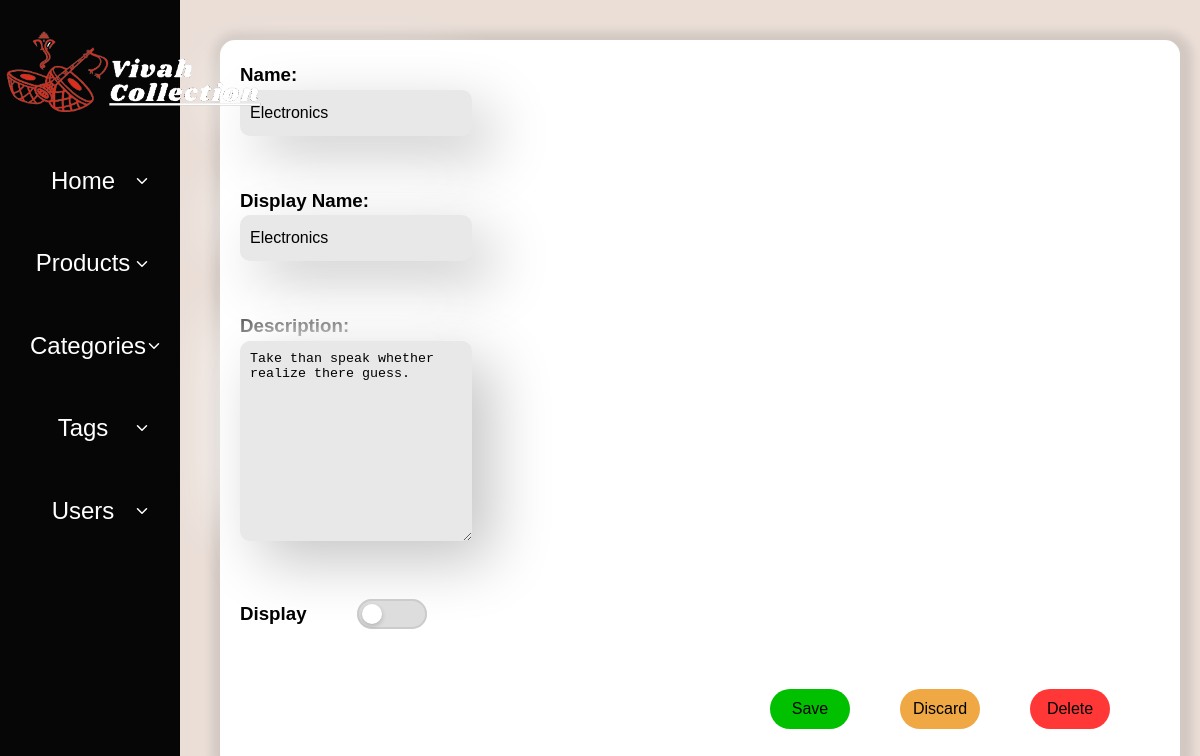
Before: /dashboard/category/1 (signed in) with the older database file.
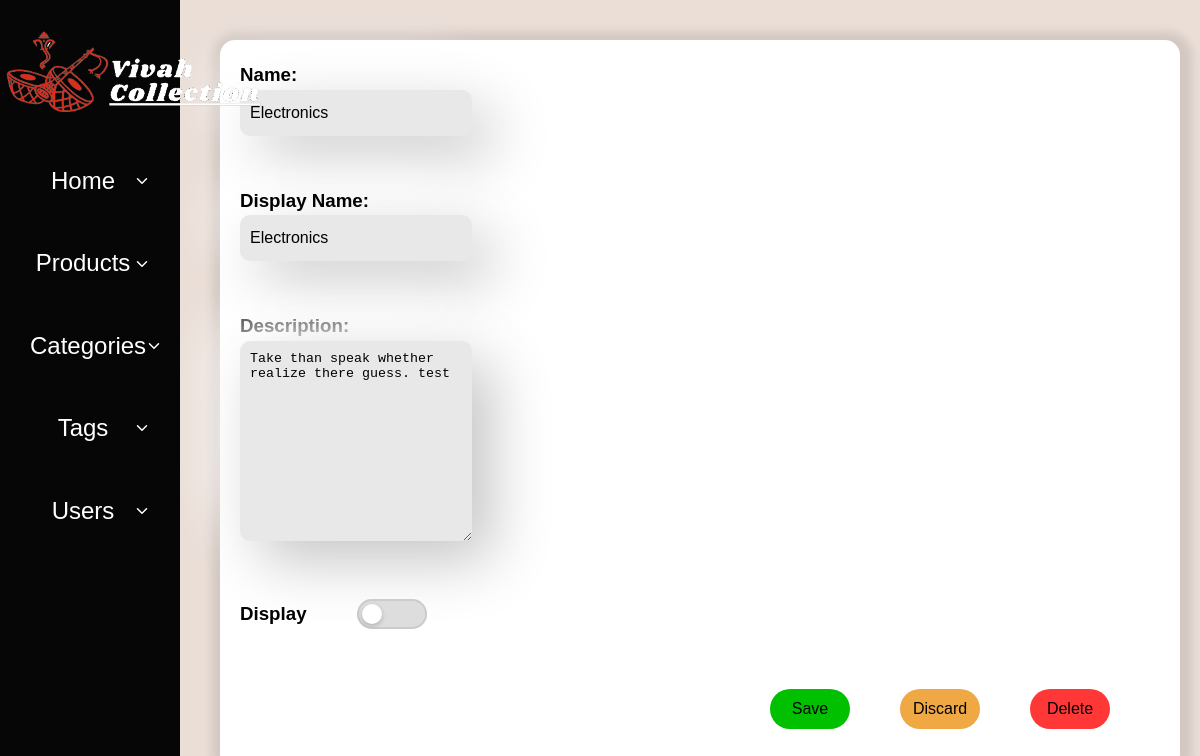
After: the same page with the newer database file.
### inventory/models.py (models this page shows, shortened)
class Category(models.Model):
    category_id = models.AutoField(primary_key=True)
    name = models.CharField(max_length=200)
    display_name = models.CharField(max_length=200)
    description = models.TextField(blank=True, null=True)
    display = models.BooleanField(blank=False,default=True)

### dashboard/views.py (the view)
# urls.py: path('dashboard/category',categories,name='dashboard-category'),
@login_required(login_url='login')
def category(request: Request,id):
    categories = get_categories(id)
    context = {
        'categories': categories,
    }
    return render(request,'dashboard/category/category.html',context=context)

### inventory/utils.py (called while the page is built)
def get_categories(id:int = None):
    if id:
        categories = Category.objects.all().filter(category_id=id)
    else:
        categories = Category.objects.all()
    return categories

### templates/dashboard/category/category.html (shortened to what this page needs)
{% extends "dashboard/dashboard.html" %}
{% block link %}
{% load static %}
<link rel="stylesheet" href="{% static "css/dashboard/category.css" %}">
<link rel="stylesheet" href="{% static "css/dashboard/product.css" %}">
{% endblock link %}
{% block dashboard-containt %}
<form action="{% url "add-category" %}" method="POST">
    <div class="container">
        {% for category in categories %}
        <div class="category-info">
            <div class="product-name">
                <h3>Name:</h3>
                <input type="text" name="category_name_input" id="category_name_input" value={{category.name}} class="input" required>
            </div>
            <div class="product-name">
                <h3>Display Name:</h3>
                <input type="text" name="category_displayName_input" id="category_displayName_input" value={{category.display_name}} class="input" required>
            </div>
            <div class="product-description">
                <h3>Description:</h3>
                <textarea name="category_description_input" id="category_description_input" class="input">{{category.description}}</textarea>
            </div>
            <div class="product-featured">
                <h3>Display</h3>
                <label class="toggle-switch">
                    <div class="toggle-switch-background">
                    <div class="toggle-switch-handle"></div>
                    </div>
                </label>
            </div>
        </div>
        <div class="function-buttons-container">
            <div class="delete">
                <a href="{% url "DeleteCategory" category.category_id%}"><button type="button" class="function-button">Delete</button></a>
            </div>
            <div class="discard">
                <a href="{% url "dashboard-category" %}"><button type="button" class="function-button">Discard</button></a>
            </div>
            <div class="save">
                <button type="submit" class="function-button">Save</button>
            </div>
        </div>
        {% endfor %}
    </form>
</div>
{% endblock %}

Changed rows visible on the page:
changed Category "Electronics": category_description_input "Take than speak whether realize there guess." → "Take than speak whether realize there guess. test"
